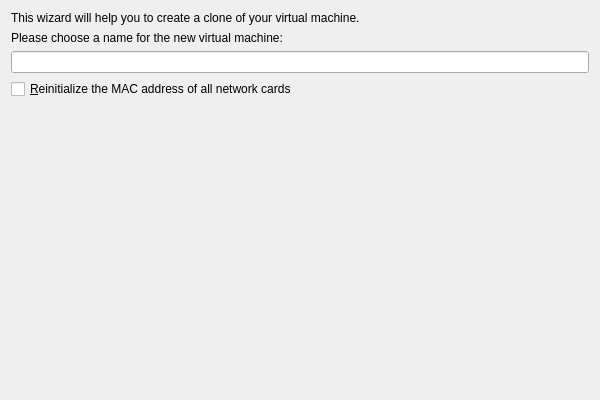
<?xml version="1.0" encoding="UTF-8"?>
<ui version="4.0">
 <comment>
 VBox frontends: Qt4 GUI (&quot;VirtualBox&quot;):

     Copyright (C) 2011 Oracle Corporation

     This file is part of VirtualBox Open Source Edition (OSE), as
     available from http://www.virtualbox.org. This file is free software;
     you can redistribute it and/or modify it under the terms of the GNU
     General Public License (GPL) as published by the Free Software
     Foundation, in version 2 as it comes in the &quot;COPYING&quot; file of the
     VirtualBox OSE distribution. VirtualBox OSE is distributed in the
     hope that it will be useful, but WITHOUT ANY WARRANTY of any kind.
 </comment>
 <class>UICloneVMWizardPage1</class>
 <widget class="QWidget" name="UICloneVMWizardPage1">
  <property name="geometry">
   <rect>
    <x>0</x>
    <y>0</y>
    <width>600</width>
    <height>400</height>
   </rect>
  </property>
  <property name="sizePolicy">
   <sizepolicy hsizetype="Minimum" vsizetype="Minimum">
    <horstretch>0</horstretch>
    <verstretch>0</verstretch>
   </sizepolicy>
  </property>
  <layout class="QVBoxLayout" name="verticalLayout">
   <item>
    <widget class="QILabel" name="m_pLabel">
     <property name="text">
      <string>&lt;p&gt;This wizard will help you to create a clone of your virtual machine.&lt;/p&gt;</string>
     </property>
     <property name="wordWrap">
      <bool>true</bool>
     </property>
    </widget>
   </item>
   <item>
    <widget class="QILabel" name="m_pLabel2">
     <property name="text">
      <string>&lt;p&gt;Please choose a name for the new virtual machine:&lt;/p&gt;</string>
     </property>
     <property name="wordWrap">
      <bool>true</bool>
     </property>
    </widget>
   </item>
   <item>
    <widget class="QLineEdit" name="m_pNameEditor"/>
   </item>
   <item>
    <widget class="QCheckBox" name="mReinitMACsCheckBox">
     <property name="toolTip">
      <string>When checked a new unique MAC address will be assigned to all configured network cards.</string>
     </property>
     <property name="text">
      <string>&amp;Reinitialize the MAC address of all network cards</string>
     </property>
    </widget>
   </item>
   <item>
    <spacer name="verticalSpacer">
     <property name="orientation">
      <enum>Qt::Vertical</enum>
     </property>
     <property name="sizeHint" stdset="0">
      <size>
       <width>1</width>
       <height>1</height>
      </size>
     </property>
    </spacer>
   </item>
  </layout>
 </widget>
 <customwidgets>
  <customwidget>
   <class>QILabel</class>
   <extends>QLabel</extends>
   <header>QILabel.h</header>
  </customwidget>
 </customwidgets>
 <resources/>
 <connections/>
</ui>
